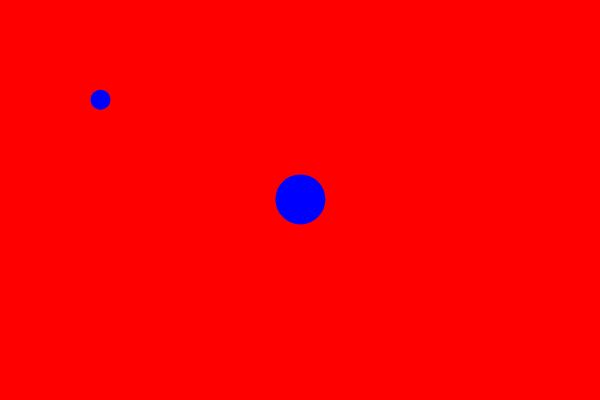
Frame 1 (no input)
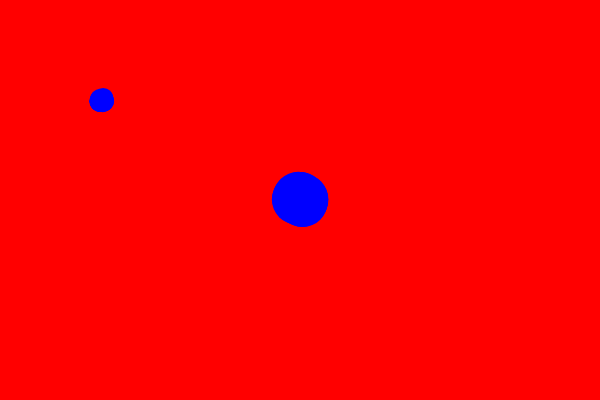
Frame 60 (no input)
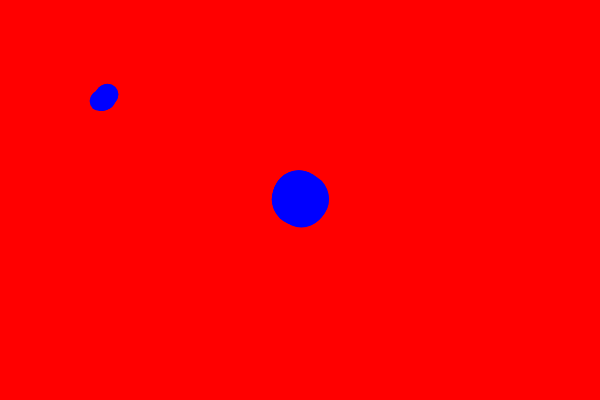
Frame 120 (the mouse pressed at the canvas centre since frame 60)

The p5.js sketch that drew these frames (run headless with seeded random() and noise() and a simulated clock; from frame 60 on, the mouse is pressed at the canvas centre):

// p5.js sketch
// ── sketch.js
var walkman;
var walkman2;

function setup() {
    createCanvas(600, 400);
    fill(0, 0, 255)
    background(255, 0, 0)
    noStroke()
    walkman = new Walker(300, 200, 50);
    walkman2 = new Walker(100, 100, 20);
}

function draw() {
    walkman.move()
    walkman.show()
    walkman2.move()
    walkman2.show()
    
}



class Walker {
    
    constructor(x, y, size) {
        this.x = x;
        this.y = y;
        this.size = size;
    }
    
    move() {
        this.x = this.x + random(-1, 1);
        this.y = this.y + random(-1, 1);
    }
    
    show() {
        ellipse(this.x, this.y, this.size)
    }
}

function mousePressed() {
    background(255, 0, 0)
}
